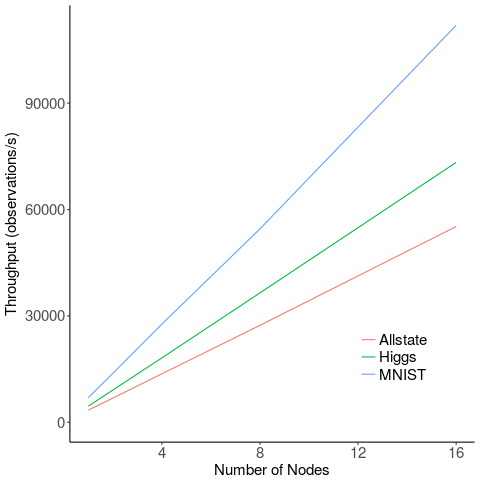

Source code (R):
# ---
# title: "Distributed forest packing results"
# author: "James Browne"
# date: "Mar 27 2018"
# output: .png
# notes: I manually copied the run times from the parallel runs and input data.
# ---
library(ggplot2)
library(plyr)

data_summary <- function(data, varname, groupnames){
      require(plyr)
  summary_func <- function(x, col){
          c(mean = mean(x[[col]], na.rm=TRUE),
                  sd = sd(x[[col]], na.rm=TRUE))
    }
    data_sum<-ddply(data, groupnames, .fun=summary_func,
                                      varname)
    data_sum <- rename(data_sum, c("mean" = varname))
     return(data_sum)
}
mydataA <- data.frame(nodes=c(1,2,4,8,16), time=c(14.57825,14.62134,14.627525,14.626425,14.489355), dataset="Allstate")
mydataA$time <- as.numeric(mydataA$time)
mydataA$nodes <- as.numeric(mydataA$nodes)
mydataA$time <- (50000*mydataA$nodes)/mydataA$time


mydatahiggs <- data.frame(nodes=c(1,2,4,8,16), time=c(5.48535,5.49962,5.50705,5.4799,5.45799), dataset="Higgs")
mydatahiggs$time <- as.numeric(mydatahiggs$time)
mydatahiggs$nodes <- as.numeric(mydatahiggs$nodes)
mydatahiggs$time <- (25000*mydatahiggs$nodes)/mydatahiggs$time

mydatamnist <- data.frame(nodes=c(1,2,4,8,16), time=c(1.44302,1.44884,1.44537,1.46665,1.42935), dataset="MNIST")
mydatamnist$time <- as.numeric(mydatamnist$time)
mydatamnist$nodes <- as.numeric(mydatamnist$nodes)
mydatamnist$time <- (10000*mydatamnist$nodes)/mydatamnist$time

mydata <- rbind(mydataA,mydatahiggs, mydatamnist)
mydata$time <- as.numeric(mydata$time)
mydata$nodes <- as.numeric(mydata$nodes)
mydata$dataset <- as.factor(mydata$dataset)

maxY <- max(mydata$time)


leg <- theme(legend.text = element_text(size = 15), legend.title=element_blank(), plot.title = element_text(size = 16,  face="bold"), plot.subtitle = element_text(size = 12),axis.title.x = element_text(size=15), axis.text.x = element_text(size=15), axis.title.y = element_text(size=15), axis.text.y = element_text(size=15))

p <- ggplot(mydata,aes(x=nodes, y=time, group=dataset, color=dataset))+geom_line()

p <- p + theme_classic() + leg
p <- p + labs(x = "Number of Nodes", y = "Throughput (observations/s)")
p <- p + theme(legend.position = c(.8,.2))
p <- p +scale_x_continuous(limits=c(1, 16))
p <- p +scale_y_continuous(limits=c(0, maxY))
p <- p +scale_color_discrete(name="Dataset")

png(file="figure10.png")
print(p)
dev.off()
